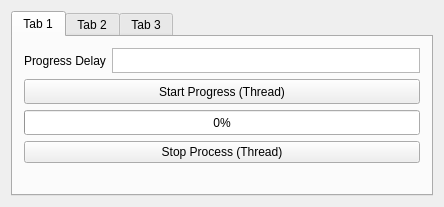
<?xml version="1.0" encoding="UTF-8"?>
<ui version="4.0">
 <class>MainWindow</class>
 <widget class="QMainWindow" name="MainWindow">
  <property name="geometry">
   <rect>
    <x>0</x>
    <y>0</y>
    <width>444</width>
    <height>207</height>
   </rect>
  </property>
  <property name="windowTitle">
   <string>MainWindow</string>
  </property>
  <widget class="QWidget" name="centralWidget">
   <layout class="QGridLayout" name="gridLayout">
    <item row="0" column="0">
     <widget class="QTabWidget" name="tabWidget">
      <property name="currentIndex">
       <number>0</number>
      </property>
      <widget class="QWidget" name="tab">
       <attribute name="title">
        <string>Tab 1</string>
       </attribute>
       <layout class="QVBoxLayout" name="verticalLayout">
        <item>
         <layout class="QHBoxLayout" name="horizontalLayout">
          <item>
           <widget class="QLabel" name="label">
            <property name="text">
             <string>Progress Delay</string>
            </property>
           </widget>
          </item>
          <item>
           <widget class="QPlainTextEdit" name="txtProgressDelay">
            <property name="sizePolicy">
             <sizepolicy hsizetype="Expanding" vsizetype="Preferred">
              <horstretch>0</horstretch>
              <verstretch>0</verstretch>
             </sizepolicy>
            </property>
            <property name="minimumSize">
             <size>
              <width>0</width>
              <height>25</height>
             </size>
            </property>
            <property name="maximumSize">
             <size>
              <width>16777215</width>
              <height>25</height>
             </size>
            </property>
           </widget>
          </item>
         </layout>
        </item>
        <item>
         <widget class="QPushButton" name="cmdStart">
          <property name="sizePolicy">
           <sizepolicy hsizetype="Minimum" vsizetype="Preferred">
            <horstretch>0</horstretch>
            <verstretch>0</verstretch>
           </sizepolicy>
          </property>
          <property name="minimumSize">
           <size>
            <width>0</width>
            <height>25</height>
           </size>
          </property>
          <property name="maximumSize">
           <size>
            <width>16777215</width>
            <height>25</height>
           </size>
          </property>
          <property name="text">
           <string>Start Progress (Thread)</string>
          </property>
         </widget>
        </item>
        <item>
         <widget class="QProgressBar" name="progressBar">
          <property name="sizePolicy">
           <sizepolicy hsizetype="Expanding" vsizetype="Preferred">
            <horstretch>0</horstretch>
            <verstretch>0</verstretch>
           </sizepolicy>
          </property>
          <property name="minimumSize">
           <size>
            <width>0</width>
            <height>25</height>
           </size>
          </property>
          <property name="maximumSize">
           <size>
            <width>16777215</width>
            <height>25</height>
           </size>
          </property>
          <property name="maximum">
           <number>500</number>
          </property>
          <property name="value">
           <number>1</number>
          </property>
         </widget>
        </item>
        <item>
         <widget class="QPushButton" name="cmdStopProcess">
          <property name="text">
           <string>Stop Process (Thread)</string>
          </property>
         </widget>
        </item>
        <item>
         <spacer name="verticalSpacer">
          <property name="orientation">
           <enum>Qt::Vertical</enum>
          </property>
          <property name="sizeHint" stdset="0">
           <size>
            <width>20</width>
            <height>40</height>
           </size>
          </property>
         </spacer>
        </item>
       </layout>
      </widget>
      <widget class="QWidget" name="tab_2">
       <attribute name="title">
        <string>Tab 2</string>
       </attribute>
      </widget>
      <widget class="QWidget" name="tab_3">
       <attribute name="title">
        <string>Tab 3</string>
       </attribute>
      </widget>
     </widget>
    </item>
   </layout>
  </widget>
 </widget>
 <layoutdefault spacing="6" margin="11"/>
 <resources/>
 <connections/>
</ui>
